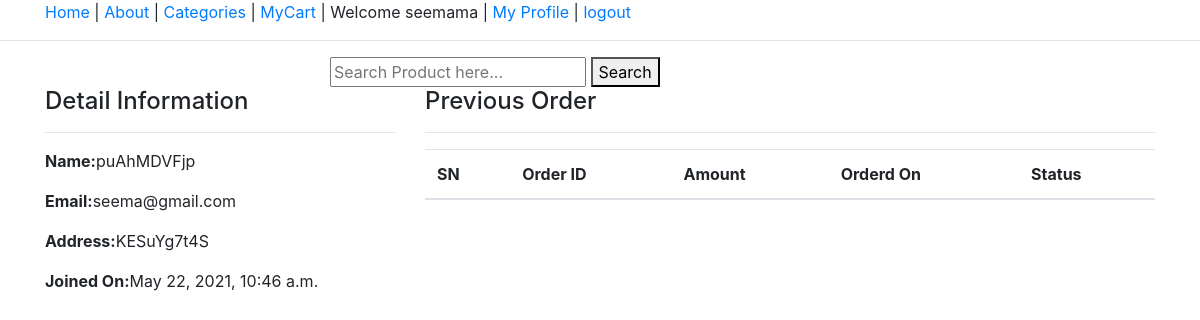
Page /profile/ (signed in) on the committed database.
### ecomapp/models.py (models this page shows, shortened)
class Customer(models.Model):
    user = models.OneToOneField(User, on_delete=models.CASCADE)
    full_name = models.CharField(max_length=200)
    address = models.CharField(max_length=200, null=True, blank=True)
    joined_on = models.DateTimeField(auto_now_add=True)

### ecomapp/views.py (the view)
# urls.py: path("profile/", CustomerProfile.as_view(), name="customerprofile"),
class CustomerProfile(TemplateView):
    template_name = "customerprofile.html"
    def dispatch(self, request, *args, **kwargs):
        if request.user.is_authenticated and Customer.objects.filter(user=request.user).exists():
            pass
        else:
             return redirect("/login/?next=/profile/")
        return super().dispatch(request, *args, **kwargs)
    def get_context_data(self, **kwargs):
        context = super().get_context_data(**kwargs)
        customer = self.request.user.customer
        context["customer"] = customer
        orders = Order.objects.filter(cart__customer=customer)
        context["orders"] = orders
        return context

### templates/customerprofile.html (shortened to what this page needs)
{% extends 'base.html' %}
{% block content %}
<div class="container">
    <div class="row">
        <div class="col-md-4">
            <h4>Detail Information</h4> <hr>
            <p><span class="font-weight-bold">Name:</span>{{customer.full_name}}</p>
            <p><span class="font-weight-bold">Email:</span>{{customer.user.email}}</p>
            <p><span class="font-weight-bold">Address:</span>{{customer.address}}</p>
            <p><span class="font-weight-bold">Joined On:</span>{{customer.joined_on}}</p>
        </div>
        <div class="col-md-8">
            <h4>Previous Order</h4> <hr>
            <table class="table">
                <thead>
                    <tr>
                        <th>SN</th>
                        <th>Order ID</th>
                        <th>Amount</th>
                        <th>Orderd On</th>
                        <th>Status</th>
                    </tr>
                </thead>
            </table>
        </div>
    </div>
</div>
{% endblock %}

### templates/base.html (shortened to what this page needs)
<!DOCTYPE html>
<html lang="en">
<head>
    <link rel="stylesheet" href="https://cdn.jsdelivr.net/npm/bootstrap@4.6.0/dist/css/bootstrap.min.css">
</head>
<body>
    <div class="container">
        <a href="{% url 'ecomapp:home'%}"> Home</a> |
        <a href="{% url 'ecomapp:about'%}"> About</a> |
        <a href="{% url 'ecomapp:allproducts'%}"> Categories</a> |
        <a href="{% url 'ecomapp:mycart'%}"> MyCart</a> |
        {% if request.user.customer %}
        Welcome {{request.user.username}} |
        <a href="{% url 'ecomapp:customerprofile'%}">My Profile</a> |
        <a href="{% url 'ecomapp:customerlogout'%}">logout</a>
        {% else %}
        <a href="{% url 'ecomapp:customerregistration'%}"> Register</a> |
        <a href="{% url 'ecomapp:customerlogin'%}"> Login</a>
        {% endif %}
    </div>
    <hr>
    <div class="container">
        <div class="row">
            <div class="col-md-6 mx-auto">
                <form action="{% url 'ecomapp:search' %}" method="GET">
                    <input type="text" name="keyword" placeholder="Search Product here...">
                    <button>Search</button>
                </form>
            </div>
        </div>
    </div>
    {% block content %}
    {% endblock %}
</body>
</html>

### rows in the picture
Customer: full_name "puAhMDVFjp", user.email "seema@gmail.com", address "KESuYg7t4S", joined_on "May 22, 2021, 10:46 a.m."

### other values in the picture
{{ request.user.username }} "seemama"
